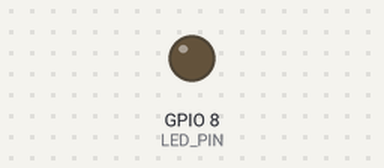
This sketch was run on a simulated ESP32-S3. On the bench: output pins drawn as LEDs (lit = HIGH). WiFi joins after 1.5 s; servers stay silent unless stated; what the sketch prints to the serial monitor is not drawn.

Above: at 0.1 s.
At 1.6 s:
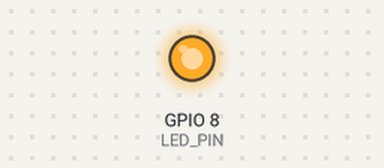
Timing chart, 0 to 3.1 s (numbered marks = the images above):
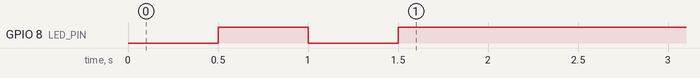

The sketch:

ConnectWiFi_1.ino
```cpp
#include <WiFi.h>

#define LED_PIN 8

const char* ssid = "TP-Link_49A3";
const char* password = "75298227";

void setup() {
  Serial.begin(115200);
  pinMode(LED_PIN, OUTPUT);

  // Подключение к Wi-Fi
  WiFi.begin(ssid, password);
  Serial.print("Connecting to WiFi");

  while (WiFi.status() != WL_CONNECTED)
  {
    delay(500);
    Serial.print(".");
    digitalWrite(LED_PIN, !digitalRead(LED_PIN)); // Мигание при подключении
  }

  Serial.println("\nConnected! IP address: ");
  Serial.println(WiFi.localIP());
  digitalWrite(LED_PIN, HIGH); // Постоянно горит при подключении
}

void loop()
{
  // Проверка соединения
  if (WiFi.status() == WL_CONNECTED)
  {
    Serial.println("WiFi connected");
  }
  else
  {
    Serial.println("WiFi disconnected");
    digitalWrite(LED_PIN, LOW);
  }
  delay(5000);
}
```
